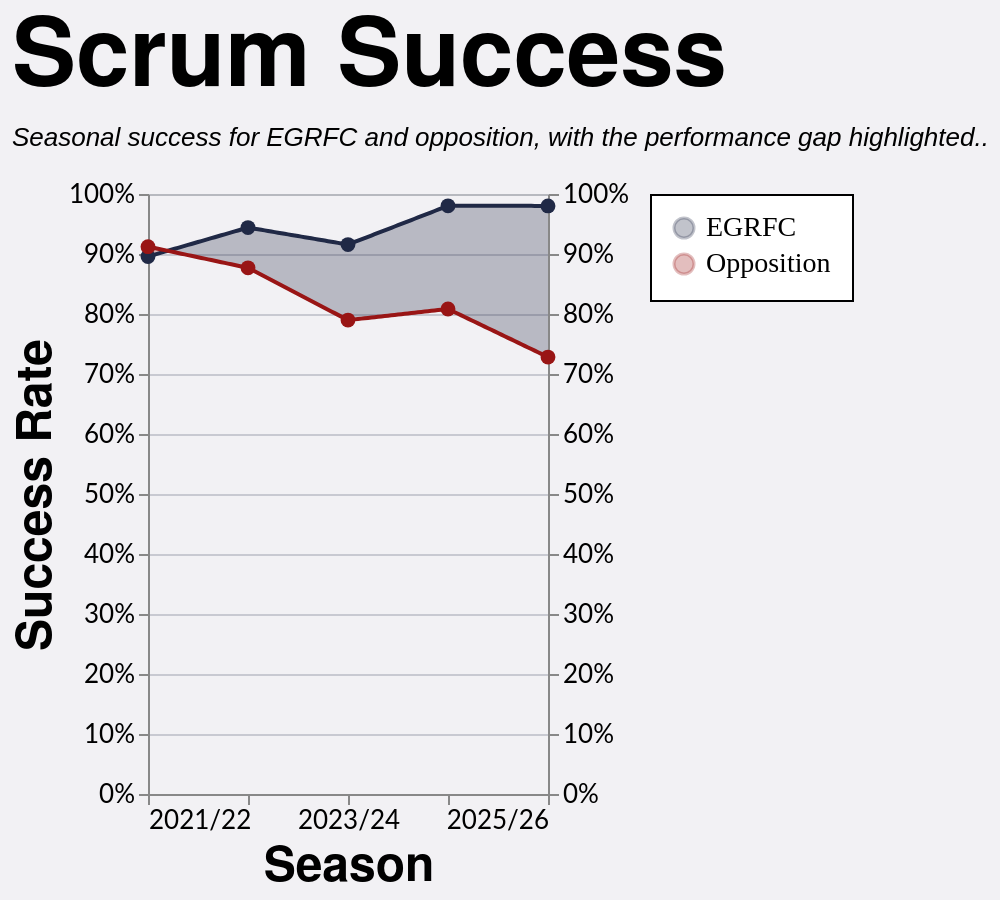

Vega-Lite specification stored for this chart:
### Vega-Lite specification from a JSON file in a GitHub repository (floating-point values rounded to 4 significant figures; data arrays with more than 128 entries replaced by an {"elided": "..."} marker saying what was removed)
{"config": {"axis": {"labelFont": "Lato, sans-serif", "titleFont": "PT Sans Narrow, Helvetica Neue, Helvetica, Arial, sans-serif", "labelFontSize": 13, "titleFontSize": 24, "gridColor": "#202947", "gridOpacity": 0.2}, "header": {"labelFont": "PT Sans Narrow, Helvetica Neue, Helvetica, Arial, sans-serif", "titleFont": "PT Sans Narrow, Helvetica Neue, Helvetica, Arial, sans-serif", "labelFontSize": 24, "titleFontSize": 28, "labelFontWeight": "bold", "orient": "left"}, "legend": {"labelFont": "Lato, sans-serif", "titleFont": "PT Sans Narrow, Helvetica Neue, Helvetica, Arial, sans-serif", "labelFontSize": 14, "titleFontSize": 16, "titlePadding": 5, "fillColor": "white", "strokeColor": "black", "padding": 10, "titleFontWeight": "lighter", "titleFontStyle": "italic", "titleColor": "gray", "offset": 10}, "title": {"font": "PT Sans Narrow, Helvetica Neue, Helvetica, Arial, sans-serif", "fontSize": 48, "fontWeight": "bold", "anchor": "start", "align": "center", "titlePadding": 20, "subtitlePadding": 10, "subtitleFontSize": 13, "subtitleColor": "", "subtitleFontStyle": "italic", "offset": 15, "color": "black"}, "axisX": {"labelAngle": 0}, "facet": {"title": null, "header": null, "align": {"row": "each", "column": "each"}}, "resolve": {"scale": {"y": "independent", "facet": "independent"}}, "background": "#f2f1f4"}, "layer": [{"mark": {"type": "area", "opacity": 0.28}, "encoding": {"color": {"field": "leading_team", "legend": {"labelFont": "PT Sans Narrow", "orient": "right", "title": null}, "scale": {"domain": ["EGRFC", "Opposition"], "range": ["#202946", "#991515"]}, "title": "Team", "type": "nominal"}, "x": {"axis": {"grid": false, "labelExpr": "datum.value == 0 ? '2021/22' : datum.value == 1 ? '2022/23' : datum.value == 2 ? '2023/24' : datum.value == 3 ? '2024/25' : datum.value == 4 ? '2025/26' : ''", "values": [0, 1, 2, 3, 4]}, "field": "season_pos", "scale": {"domain": [0, 4]}, "title": "Season", "type": "quantitative"}, "y": {"axis": {"format": "%", "orient": "left"}, "field": "y_high", "scale": {"domain": [0.0, 1.0]}, "title": "Success Rate", "type": "quantitative"}, "y2": {"field": "y_low"}}, "transform": [{"filter": "(datum.team === 'EGRFC')"}]}, {"mark": {"type": "line", "size": 2}, "encoding": {"color": {"field": "team", "scale": {"domain": ["EGRFC", "Opposition"], "range": ["#202946", "#991515"]}, "title": "Team", "type": "nominal"}, "x": {"axis": {"labelExpr": "datum.value == 0 ? '2021/22' : datum.value == 1 ? '2022/23' : datum.value == 2 ? '2023/24' : datum.value == 3 ? '2024/25' : datum.value == 4 ? '2025/26' : ''", "values": [0, 1, 2, 3, 4]}, "field": "season_pos", "scale": {"domain": [0, 4]}, "title": "Season", "type": "quantitative"}, "y": {"axis": {"format": "%", "orient": "right"}, "field": "success_rate", "scale": {"domain": [0.0, 1.0]}, "title": null, "type": "quantitative"}}}, {"mark": {"type": "point", "filled": true, "opacity": 1.0, "size": 55}, "encoding": {"color": {"field": "team", "scale": {"domain": ["EGRFC", "Opposition"], "range": ["#202946", "#991515"]}, "title": "Team", "type": "nominal"}, "tooltip": [{"field": "team", "title": "Team", "type": "nominal"}, {"field": "squad", "title": "Squad", "type": "nominal"}, {"field": "set_piece_type", "title": "Set Piece", "type": "nominal"}, {"field": "lineouts_total", "format": ",.0f", "title": "Total datum.set_piece_type", "type": "quantitative"}, {"field": "success_rate", "format": ".0%", "title": "Success Rate", "type": "quantitative"}], "x": {"field": "season_pos", "title": "Season", "type": "quantitative"}, "y": {"axis": null, "field": "success_rate", "scale": {"domain": [0.0, 1.0]}, "title": "Success Rate", "type": "quantitative"}}, "transform": [{"filter": "datum.is_anchor"}]}], "data": {"name": "data-819d0b62cc31d5f811bceb1d3ea63322"}, "height": 300, "params": [{"name": "spSquadParam", "value": "1st"}], "title": {"text": "Scrum Success", "subtitle": "Seasonal success for EGRFC and opposition, with the performance gap highlighted.."}, "transform": [{"filter": "datum.squad == (spSquadParam + ' XV')"}], "width": 200, "$schema": "https://vega.github.io/schema/vega-lite/v5.20.1.json", "datasets": {"data-819d0b62cc31d5f811bceb1d3ea63322": {"elided": "484 records"}}}
